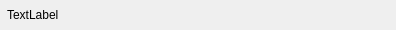
<?xml version="1.0" encoding="UTF-8"?>
<ui version="4.0">
 <class>ColorValueWidget</class>
 <widget class="QWidget" name="ColorValueWidget">
  <property name="geometry">
   <rect>
    <x>0</x>
    <y>0</y>
    <width>396</width>
    <height>30</height>
   </rect>
  </property>
  <property name="minimumSize">
   <size>
    <width>0</width>
    <height>0</height>
   </size>
  </property>
  <property name="maximumSize">
   <size>
    <width>16777215</width>
    <height>16777215</height>
   </size>
  </property>
  <property name="windowTitle">
   <string>Form</string>
  </property>
  <layout class="QHBoxLayout" name="horizontalLayout">
   <property name="spacing">
    <number>0</number>
   </property>
   <property name="leftMargin">
    <number>7</number>
   </property>
   <property name="topMargin">
    <number>0</number>
   </property>
   <property name="rightMargin">
    <number>0</number>
   </property>
   <property name="bottomMargin">
    <number>0</number>
   </property>
   <item>
    <widget class="QLabel" name="label">
     <property name="sizePolicy">
      <sizepolicy hsizetype="Preferred" vsizetype="Fixed">
       <horstretch>0</horstretch>
       <verstretch>0</verstretch>
      </sizepolicy>
     </property>
     <property name="minimumSize">
      <size>
       <width>0</width>
       <height>0</height>
      </size>
     </property>
     <property name="maximumSize">
      <size>
       <width>150</width>
       <height>16777215</height>
      </size>
     </property>
     <property name="text">
      <string>TextLabel</string>
     </property>
     <property name="alignment">
      <set>Qt::AlignLeading|Qt::AlignLeft|Qt::AlignVCenter</set>
     </property>
    </widget>
   </item>
   <item>
    <widget class="ColorPickerWidget" name="widget" native="true">
     <property name="minimumSize">
      <size>
       <width>0</width>
       <height>0</height>
      </size>
     </property>
     <property name="maximumSize">
      <size>
       <width>16777215</width>
       <height>25</height>
      </size>
     </property>
    </widget>
   </item>
  </layout>
 </widget>
 <customwidgets>
  <customwidget>
   <class>ColorPickerWidget</class>
   <extends>QWidget</extends>
   <header>src/widgets/colorpickerwidget.h</header>
   <container>1</container>
  </customwidget>
 </customwidgets>
 <resources/>
 <connections/>
</ui>
